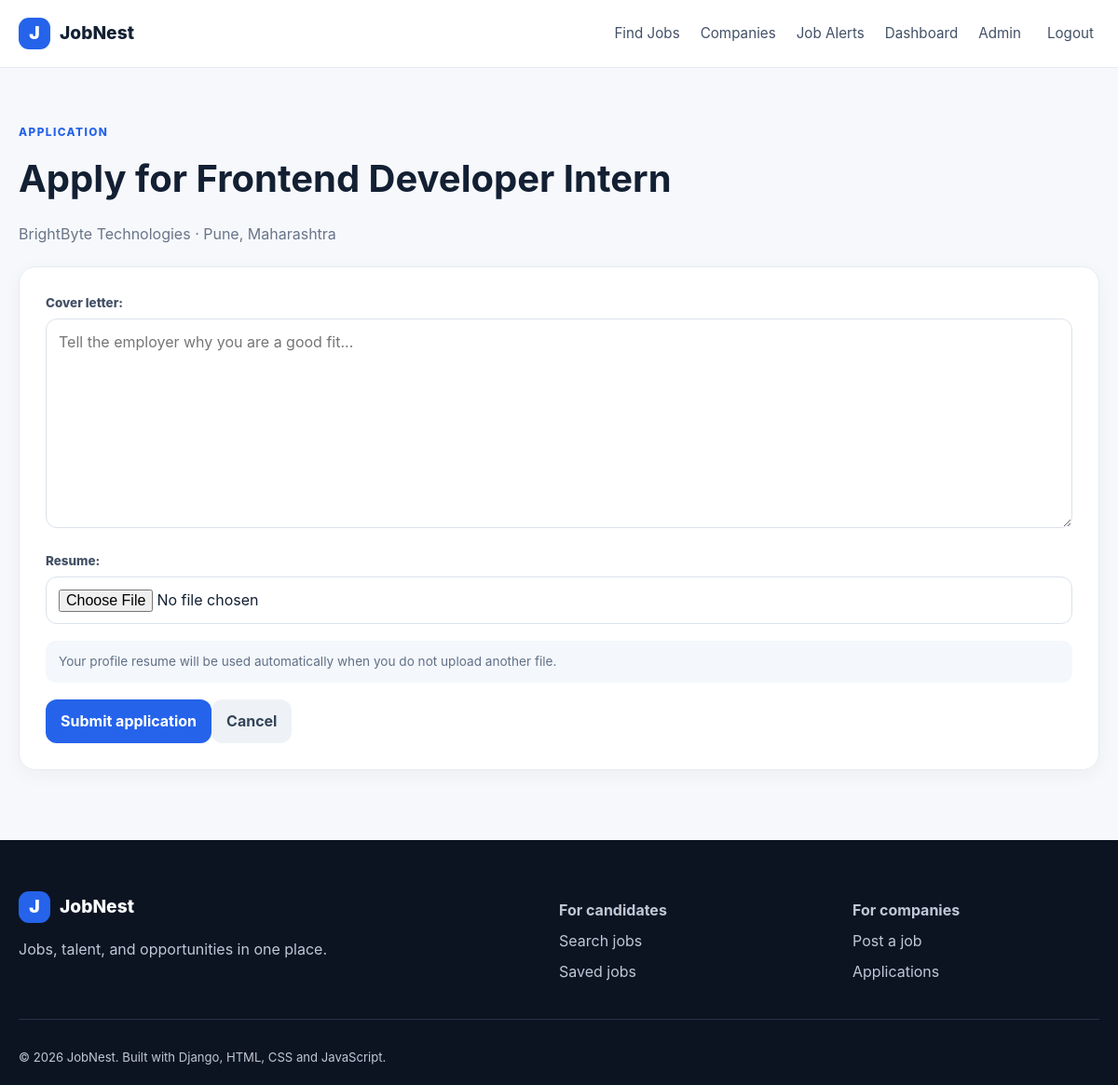
Page /jobs/2/apply/ (signed in) on the committed database.
### portal/models.py (models this page shows, shortened)
class Job(models.Model):
    CATEGORY_CHOICES = [
        ('technology', 'Technology'),
        ('design', 'Design'),
        ('data', 'Data & Analytics'),
        ('marketing', 'Marketing'),
        ('sales', 'Sales'),
        ('content', 'Content & Writing'),
        ('it_support', 'IT Support'),
        ('operations', 'Operations'),
        ('management', 'Management'),
        ('human_resources', 'Human Resources'),
        ('customer_service', 'Customer Service'),
    ]
    JOB_TYPE_CHOICES = [
        ('full_time', 'Full Time'),
        ('part_time', 'Part Time'),
        ('internship', 'Internship'),
        ('contract', 'Contract'),
        ('freelance', 'Freelance'),
    ]
    WORK_MODE_CHOICES = [('on_site', 'On-site'), ('hybrid', 'Hybrid'), ('remote', 'Remote')]
    EXPERIENCE_CHOICES = [
        ('fresher', 'Fresher'),
        ('0_1', '0–1 years'),
        ('1_3', '1–3 years'),
        ('3_5', '3–5 years'),
        ('5_plus', '5+ years'),
    ]
    company = models.ForeignKey(User, on_delete=models.CASCADE, related_name='jobs')
    title = models.CharField(max_length=180)
    category = models.CharField(max_length=30, choices=CATEGORY_CHOICES, default='technology')
    description = models.TextField()
    requirements = models.TextField()
    location = models.CharField(max_length=160)
    job_type = models.CharField(max_length=20, choices=JOB_TYPE_CHOICES, default='full_time')
    work_mode = models.CharField(max_length=20, choices=WORK_MODE_CHOICES, default='on_site')
    experience = models.CharField(max_length=20, choices=EXPERIENCE_CHOICES, default='fresher')
    skills = models.CharField(max_length=500, help_text='Comma-separated skills')
    salary_min = models.PositiveIntegerField(default=0, validators=[MinValueValidator(0)])
    salary_max = models.PositiveIntegerField(default=0, validators=[MinValueValidator(0)])
    openings = models.PositiveIntegerField(default=1)
    deadline = models.DateField(blank=True, null=True)
    is_active = models.BooleanField(default=True)
    is_featured = models.BooleanField(default=False)
    created_at = models.DateTimeField(auto_now_add=True)
    updated_at = models.DateTimeField(auto_now=True)
    class Meta:
        ordering = ['-created_at']
        indexes = [
            models.Index(fields=['title']),
            models.Index(fields=['location']),
            models.Index(fields=['job_type']),
            models.Index(fields=['category']),
            models.Index(fields=['work_mode']),
            models.Index(fields=['created_at']),
        ]
    @property
    def is_expired(self):
        return bool(self.deadline and self.deadline < timezone.localdate())
    @property
    def company_display_name(self):
        profile = getattr(self.company, 'profile', None)
        return profile.company_name if profile and profile.company_name else self.company.get_full_name() or self.company.username

class Profile(models.Model):
    ROLE_CHOICES = [('candidate', 'Candidate'), ('company', 'Company')]
    user = models.OneToOneField(User, on_delete=models.CASCADE, related_name='profile')
    role = models.CharField(max_length=20, choices=ROLE_CHOICES, default='candidate')
    phone = models.CharField(max_length=20, blank=True)
    location = models.CharField(max_length=120, blank=True)
    headline = models.CharField(max_length=160, blank=True)
    bio = models.TextField(blank=True)
    company_name = models.CharField(max_length=160, blank=True)
    company_website = models.URLField(blank=True)
    resume = models.FileField(upload_to='resumes/', blank=True, null=True)
    avatar = models.ImageField(upload_to='avatars/', blank=True, null=True)
    created_at = models.DateTimeField(auto_now_add=True)

### portal/views.py (the view, shortened to what this page needs)
# urls.py: path('jobs/<int:job_id>/apply/', views.apply_job, name='apply_job'),
@login_required
def apply_job(request, job_id):
    profile = get_profile(request.user)
    if profile.role != 'candidate':
        messages.error(request, 'Only candidate accounts can apply for jobs.')
        return redirect('portal:job_detail', pk=job_id)
    job = get_object_or_404(Job, pk=job_id, is_active=True)
    if job.is_expired:
        messages.error(request, 'This application deadline has passed.')
        return redirect('portal:job_detail', pk=job.id)
    if Application.objects.filter(job=job, applicant=request.user).exists():
        messages.info(request, 'You already applied for this job.')
        return redirect('portal:job_detail', pk=job.id)
    form = ApplicationForm(request.POST or None, request.FILES or None)
    return render(request, 'portal/apply.html', {'form': form, 'job': job, 'profile': profile})

### portal/forms.py
class ApplicationForm(forms.ModelForm):
    class Meta:
        model = Application
        fields = ['cover_letter', 'resume']
        widgets = {'cover_letter': forms.Textarea(attrs={'rows': 8, 'placeholder': 'Tell the employer why you are a good fit...'})}

### portal/views.py (called while the page is built)
def get_profile(user):
    profile, _ = Profile.objects.get_or_create(user=user)
    return profile

### templates/portal/apply.html (shortened to what this page needs)
{% extends 'base.html' %}
{% block content %}
<section class="container form-page"><div class="form-header"><span class="eyebrow">Application</span><h1>Apply for {{ job.title }}</h1><p>{{ job.company_display_name }} · {{ job.location }}</p></div><form method="post" enctype="multipart/form-data" class="form-card">{% csrf_token %}{{ form.non_field_errors }}{% for field in form %}<div class="field">{{ field.label_tag }}{{ field }}{% if field.help_text %}<small>{{ field.help_text }}</small>{% endif %}{% for error in field.errors %}<div class="error">{{ error }}</div>{% endfor %}</div>{% endfor %}<div class="form-note">Your profile resume will be used automatically when you do not upload another file.</div><button class="button" type="submit">Submit application</button><a class="button secondary" href="{% url 'portal:job_detail' job.pk %}">Cancel</a></form></section>
{% endblock %}

### static/css/style.css (style rules this page uses)
:root { --ink:#132033;--muted:#687589;--line:#e7ebf1;--surface:#fff;--bg:#f7f8fb;--primary:#2563eb;--primary-dark:#1749b3;--soft:#edf4ff;--success:#15803d;--danger:#b91c1c;--shadow:0 12px 35px rgba(24,40,72,.08);--radius:18px }
* { box-sizing:border-box }
html { scroll-behavior:smooth }
body { margin:0;font-family:Inter,ui-sans-serif,system-ui,-apple-system,"Segoe UI",sans-serif;color:var(--ink);background:var(--bg);line-height:1.55 }
a { color:inherit;text-decoration:none }
button,input,select,textarea { font:inherit }
.container { width:min(1180px,calc(100% - 40px));margin:0 auto }
.nav-cta,.button { background:var(--primary);color:#fff;border:0;border-radius:12px;padding:11px 16px;font-weight:700;cursor:pointer;display:inline-flex;align-items:center;justify-content:center;gap:6px }
.eyebrow { text-transform:uppercase;letter-spacing:.12em;font-size:.74rem;color:var(--primary);font-weight:800 }
.hero-search input,.filter-card input,.filter-card select,.filter-bar select,.field input,.field select,.field textarea { width:100%;border:1px solid #dce2ea;border-radius:11px;padding:12px 13px;background:#fff;color:var(--ink);outline:none }
.job-card,.result-card,.panel,.form-card,.auth-card,.detail-panel,.apply-card,.application-card,.stat-card,.filter-card { background:var(--surface);border:1px solid var(--line);border-radius:var(--radius);box-shadow:0 5px 20px rgba(24,40,72,.045) }
.secondary { background:#eef2f6;color:#34445a }
.field label { display:block;font-weight:700;font-size:.8rem;margin:0 0 7px;color:#425066 }
.field input,.field select,.field textarea { border:1px solid #dce2ea;border-radius:12px;padding:12px 13px;background:#fff;width:100% }
.form-page { padding:55px 0 75px }
.form-header { margin-bottom:22px }
.form-header h1 { font-size:2.5rem;margin:8px 0 }
.form-header p { color:var(--muted) }
.form-card { padding:28px }
.field { margin-bottom:18px }
.field label { display:block;font-size:.84rem;font-weight:800;margin-bottom:7px }
.field textarea { resize:vertical }
.form-note { padding:12px 14px;border-radius:11px;background:#f4f7fb;color:#617087;font-size:.85rem;margin:5px 0 18px }

### rows in the picture
Job: title "Frontend Developer Intern", company_display_name "BrightByte Technologies", location "Pune, Maharashtra"

### other values in the picture
{{ field.label_tag }} "Cover letter:" "Resume:"
